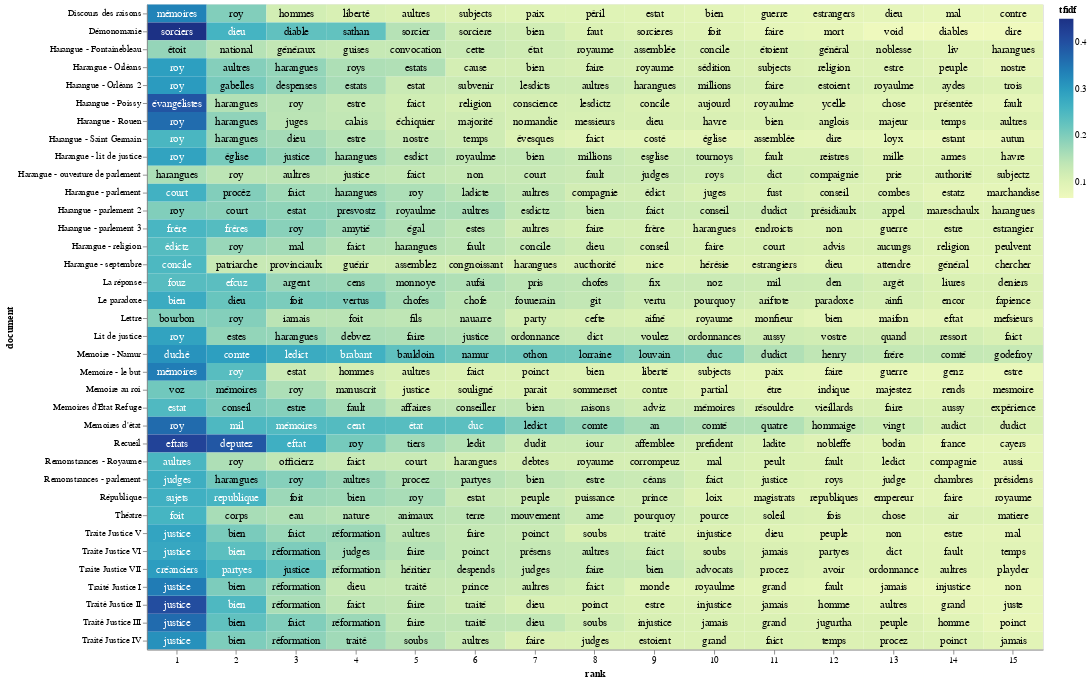

The notebook cell saved with this chart:
### Code cell
import altair as alt
import numpy as np
import pandas as pd
import os
from pathlib import Path

# Function to select a .csv file
def select_csv_file():
    cwd = os.getcwd()
    csv_files = sorted([f for f in os.listdir(cwd) if f.endswith('.csv')])
    
    if not csv_files:
        print("No CSV files found in the current working directory.")
        return None

    print("Available CSV files:")
    for i, file in enumerate(csv_files):
        print(f"{i + 1}. {file}")

    choice = int(input("Select a CSV file number to read as top_tfidf: ")) - 1
    if choice < 0 or choice >= len(csv_files):
        print("Invalid choice.")
        return None

    return csv_files[choice]

# Prompt user to select a .csv file
csv_file = select_csv_file()
if csv_file:
    top_tfidf = pd.read_csv(csv_file)
    
    # Extract the stem of the selected CSV file
    csv_stem = Path(csv_file).stem

    # Prompt user to truncate groups with default value as 'no'
    truncate_groups = input("Do you want to truncate the plot by only including certain groups? (yes/no, default is no): ").strip().lower() or 'no'
    if truncate_groups == 'yes':
        available_groups = top_tfidf['document'].unique()
        print("Available groups (documents) with index numbers:")
        for i, group in enumerate(available_groups):
            print(f"{i + 1}. {group}")
        
        selected_groups = input("Enter the index numbers of the groups to include (e.g., 1,2,3 or 1-3): ").strip()
        if '-' in selected_groups:
            start_index, end_index = map(int, selected_groups.split('-'))
            selected_groups = available_groups[start_index - 1:end_index]
        else:
            indexes = list(map(int, selected_groups.split(',')))
            selected_groups = [available_groups[i - 1] for i in indexes]
        
        top_tfidf = top_tfidf[top_tfidf['document'].isin(selected_groups)]
    
    # Remove '_corrected' from the 'document' labels
    top_tfidf['document'] = top_tfidf['document'].str.replace('_corrected', '')
    top_tfidf['document'] = top_tfidf['document'].str.replace('Repair', '')

    # Prompt user to limit the number of words displayed in each group
    limit_words = input("Do you want to limit the number of words displayed in each group? (yes/no) default is yes): ").strip().lower() or 'yes'
    if limit_words == 'yes':
        max_words = int(input("Enter the maximum number of words to display per group: ").strip())
        top_tfidf['rank'] = top_tfidf.groupby('document')['tfidf'].rank("first", ascending=False)
        top_tfidf = top_tfidf[top_tfidf['rank'] <= max_words]

    # Prompt user to enter a list of terms
    user_terms = input("Enter a list of words separated by commas for highlighting (e.g., war, peace): ")
    term_list = [term.strip() for term in user_terms.split(",")]

    # Prompt user for a filename to save the PNG file
    file_name = input("Enter a filename (without extension) to save the visualization: ")
    output_file = f"{file_name}.png"
    
    # Prompt user to specify the width of the chart
    chart_width_input = input("Enter the chart width (default is 600): ").strip()
    chart_width = int(chart_width_input) if chart_width_input.isdigit() else 600

    # Adding a little randomness to break ties in term ranking
    top_tfidf_plusRand = top_tfidf.copy()
    top_tfidf_plusRand['tfidf'] = top_tfidf_plusRand['tfidf'] + np.random.rand(top_tfidf.shape[0]) * 0.0001

    # Base chart for all visualizations, with rank calculation
    base = alt.Chart(top_tfidf_plusRand).encode(
        x=alt.X('rank:O', axis=alt.Axis(labelAngle=0)),  # Set labelAngle to horizontal (0 degrees)
        y='document:N'
    ).transform_window(
        rank="rank()",
        sort=[alt.SortField("tfidf", order="descending")],
        groupby=["document"]
    )

    # Heatmap specification
    heatmap = base.mark_rect().encode(
        color='tfidf:Q'
    )

    # Red circle over terms in the entered list
    circle = base.mark_circle(size=100).encode(
        color=alt.condition(
            alt.FieldOneOfPredicate(field='term', oneOf=term_list),
            alt.value('red'),
            alt.value('#FFFFFF00')
        )
    )

    # Text labels, white for darker heatmap colors
    text = base.mark_text(baseline='middle', fontSize=12).encode(
        text='term:N',
        color=alt.condition(alt.datum.tfidf >= 0.23, alt.value('white'), alt.value('black'))
    )

    # Combine the heatmap, circle, and text
    final_chart = alt.layer(heatmap, circle, text).properties(width=chart_width)

    # Display the chart in Jupyter Lab
    final_chart.display()

    # Save the chart as a PNG file using the base Altair package
    try:
        final_chart.save(output_file)
        print(f"Visualization saved as {output_file} in the current directory.")
    except Exception as e:
        print(f"Error saving visualization: {e}")
else:
    print("No valid CSV file selected.")

### Figure 1 — Vega-Lite specification as saved in the notebook (floating-point values rounded to 4 significant figures; data arrays with more than 128 entries replaced by an {"elided": "..."} marker saying what was removed)
{"config": {"view": {"continuousWidth": 300, "continuousHeight": 300}}, "layer": [{"mark": {"type": "rect"}, "encoding": {"color": {"field": "tfidf", "type": "quantitative"}, "x": {"axis": {"labelAngle": 0}, "field": "rank", "type": "ordinal"}, "y": {"field": "document", "type": "nominal"}}, "transform": [{"window": [{"op": "rank", "field": "", "as": "rank"}], "groupby": ["document"], "sort": [{"field": "tfidf", "order": "descending"}]}]}, {"mark": {"type": "circle", "size": 100}, "encoding": {"color": {"condition": {"test": {"field": "term", "oneOf": [""]}, "value": "red"}, "value": "#FFFFFF00"}, "x": {"axis": {"labelAngle": 0}, "field": "rank", "type": "ordinal"}, "y": {"field": "document", "type": "nominal"}}, "transform": [{"window": [{"op": "rank", "field": "", "as": "rank"}], "groupby": ["document"], "sort": [{"field": "tfidf", "order": "descending"}]}]}, {"mark": {"type": "text", "baseline": "middle", "fontSize": 12}, "encoding": {"color": {"condition": {"test": "(datum.tfidf >= 0.23)", "value": "white"}, "value": "black"}, "text": {"field": "term", "type": "nominal"}, "x": {"axis": {"labelAngle": 0}, "field": "rank", "type": "ordinal"}, "y": {"field": "document", "type": "nominal"}}, "transform": [{"window": [{"op": "rank", "field": "", "as": "rank"}], "groupby": ["document"], "sort": [{"field": "tfidf", "order": "descending"}]}]}], "data": {"name": "data-619dca7c02977a115d1c083d0bd59778"}, "width": 1000, "$schema": "https://vega.github.io/schema/vega-lite/v5.20.1.json", "datasets": {"data-619dca7c02977a115d1c083d0bd59778": {"elided": "540 records"}}}
